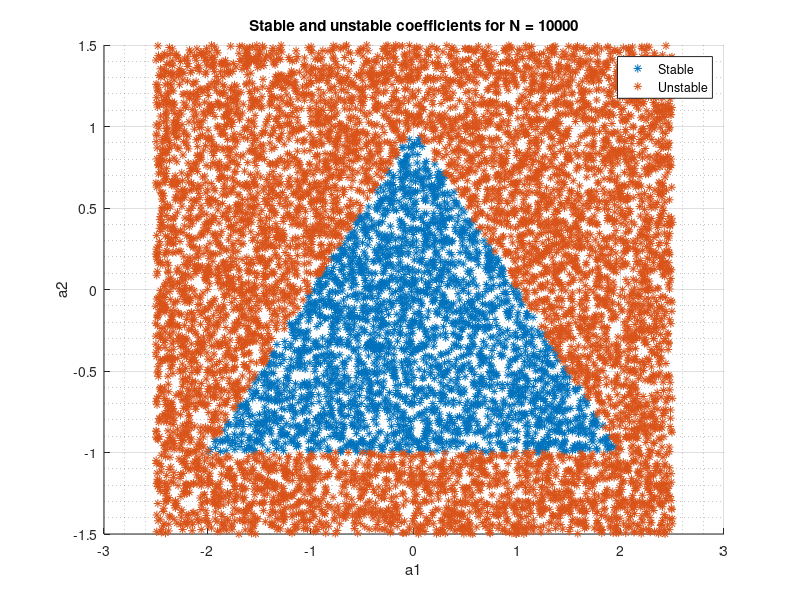

Source code (MATLAB):
N=10000;
a1 = 5.*rand(N,1)-2.5;
a2 = 3.*rand(N,1)-1.5;
x = rand(1,N);

good = []; % Vectors hold stable and unstable coefficients.
bad = [];

for i =1:N
    if(a1(i)+a2(i)<1) && (a2(i)-a1(i)<1) && (a2(i)>-1) && (a2(i)<1)
        good = [good [a1(i);a2(i)]]; % Concatenate the end of the vector with new values.
    else
        bad = [bad [a1(i);a2(i)]];
    end
end

hold on;
plot(good(1,:),good(2,:),'*','DisplayName','Stable'); % a1 in first row, a2 in second row.
plot(bad(1,:),bad(2,:),'*','DisplayName','Unstable');
grid on;
grid minor;
legend
xlabel('a1');
ylabel('a2');
title('Stable and unstable coefficients for N = 10000');
legend('show');